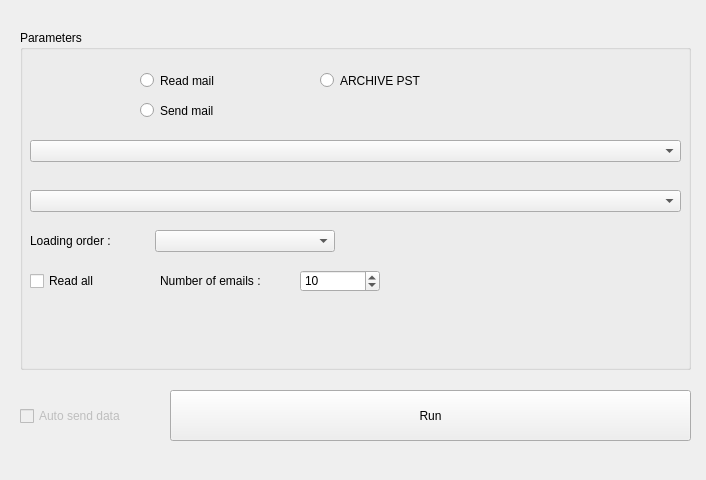
<?xml version="1.0" encoding="UTF-8"?>
<ui version="4.0">
 <class>Form</class>
 <widget class="QWidget" name="Form">
  <property name="geometry">
   <rect>
    <x>0</x>
    <y>0</y>
    <width>706</width>
    <height>480</height>
   </rect>
  </property>
  <property name="windowTitle">
   <string>Form</string>
  </property>

  <widget class="QPushButton" name="pushButton">
   <property name="geometry">
    <rect>
     <x>170</x>
     <y>390</y>
     <width>521</width>
     <height>51</height>
    </rect>
   </property>
   <property name="text">
    <string>Run</string>
   </property>
  </widget>

  <widget class="QGroupBox" name="groupBox">
   <property name="geometry">
    <rect>
     <x>20</x>
     <y>30</y>
     <width>671</width>
     <height>340</height>
    </rect>
   </property>
   <property name="title">
    <string>Parameters</string>
   </property>

   <widget class="QRadioButton" name="radioButton">
    <property name="geometry">
     <rect>
      <x>120</x>
      <y>40</y>
      <width>171</width>
      <height>21</height>
     </rect>
    </property>
    <property name="text">
     <string>Read mail</string>
    </property>
   </widget>

   <widget class="QRadioButton" name="radioButton_2">
    <property name="geometry">
     <rect>
      <x>120</x>
      <y>70</y>
      <width>181</width>
      <height>21</height>
     </rect>
    </property>
    <property name="text">
     <string>Send mail</string>
    </property>
   </widget>

   <!-- NEW: PST MODE -->
   <widget class="QRadioButton" name="radioButton_pst">
    <property name="geometry">
     <rect>
      <x>300</x>
      <y>40</y>
      <width>200</width>
      <height>21</height>
     </rect>
    </property>
    <property name="text">
     <string>ARCHIVE PST</string>
    </property>
   </widget>

   <widget class="QComboBox" name="comboBox">
    <property name="geometry">
     <rect>
      <x>10</x>
      <y>110</y>
      <width>651</width>
      <height>22</height>
     </rect>
    </property>
    <property name="editable">
     <bool>false</bool>
    </property>
   </widget>

   <widget class="QComboBox" name="comboBox_2">
    <property name="geometry">
     <rect>
      <x>10</x>
      <y>160</y>
      <width>651</width>
      <height>22</height>
     </rect>
    </property>
    <property name="editable">
     <bool>false</bool>
    </property>
   </widget>

   <!-- Sort order -->
   <widget class="QLabel" name="label_sort_order">
    <property name="geometry">
     <rect>
      <x>10</x>
      <y>200</y>
      <width>120</width>
      <height>22</height>
     </rect>
    </property>
    <property name="text">
     <string>Loading order :</string>
    </property>
   </widget>

   <widget class="QComboBox" name="comboBox_sort_order">
    <property name="geometry">
     <rect>
      <x>135</x>
      <y>200</y>
      <width>180</width>
      <height>22</height>
     </rect>
    </property>
    <property name="editable">
     <bool>false</bool>
    </property>
   </widget>

   <!-- Read all -->
   <widget class="QCheckBox" name="checkBox_read_all">
    <property name="geometry">
     <rect>
      <x>10</x>
      <y>240</y>
      <width>120</width>
      <height>22</height>
     </rect>
    </property>
    <property name="text">
     <string>Read all</string>
    </property>
   </widget>

   <widget class="QLabel" name="label_email_count">
    <property name="geometry">
     <rect>
      <x>140</x>
      <y>240</y>
      <width>130</width>
      <height>22</height>
     </rect>
    </property>
    <property name="text">
     <string>Number of emails :</string>
    </property>
   </widget>

   <widget class="QSpinBox" name="spinBox_email_count">
    <property name="geometry">
     <rect>
      <x>280</x>
      <y>240</y>
      <width>80</width>
      <height>22</height>
     </rect>
    </property>
    <property name="minimum">
     <number>1</number>
    </property>
    <property name="maximum">
     <number>99999</number>
    </property>
    <property name="value">
     <number>10</number>
    </property>
   </widget>

   <!-- NEW: PST folder -->
   <widget class="QLabel" name="label_pst_folder">
    <property name="geometry">
     <rect>
      <x>10</x>
      <y>280</y>
      <width>120</width>
      <height>22</height>
     </rect>
    </property>
    </widget>
  </widget>

  <widget class="QCheckBox" name="checkBox_send">
   <property name="enabled">
    <bool>false</bool>
   </property>
   <property name="geometry">
    <rect>
     <x>20</x>
     <y>408</y>
     <width>131</width>
     <height>16</height>
    </rect>
   </property>
   <property name="text">
    <string>Auto send data</string>
   </property>
  </widget>

 </widget>
 <resources/>
 <connections/>
</ui>
